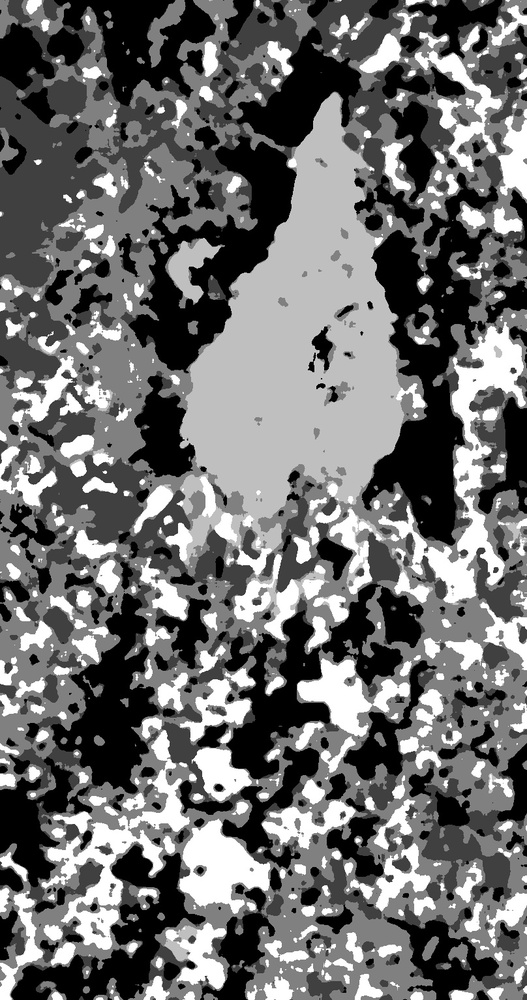
#> input picture cutPaste/cluster_5_filter_13/Texas_2.jpg, 527 x 1000 px, shrunk from 808 x 1534 before the run, given in place of shuguang_1.bmp, which was not available
$ python image_classify.py
#> lines starting #> are read from the running program, lines starting #| are printed output that depends on the picture; pictures that were not available may be replaced by others from this repository, and a replacement may not be noted
import os

import cv2
import numpy as np
import pickle

from sklearn.cluster import KMeans


def cls_cluster(img, name, n_cluster=5, filter_size=7):
    """
        img: (C, H, W)
    """
#> called with img = array of shape (3, 1000, 527), name = 'shuguang_1', n_cluster = 5, filter_size = 13
    km = KMeans(n_cluster)
    if img.ndim == 2:
        h, w = img.shape
        img = img.reshape((-1, 1))
    else:
        c, h, w = img.shape
#> c = 3; h = 1000; w = 527
        img = img.transpose((1, 2, 0)).reshape((-1, img.shape[0]))
    label = km.fit_predict(img)
    centers = km.cluster_centers_
    label = label.reshape((h, w))
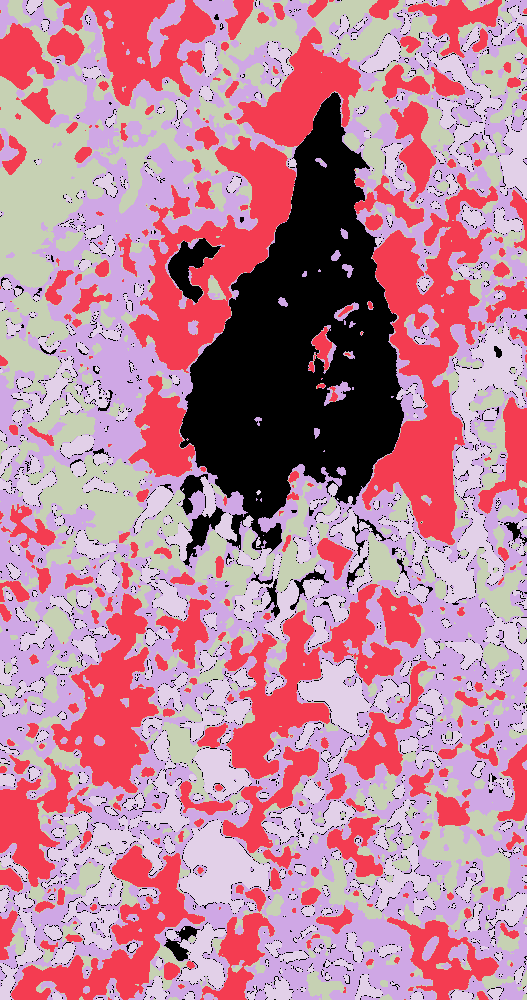
#> label: shape (1000, 527) int32; 5 distinct labels, from 0 to 4; one colour per label, 0 black
    # label = (label - np.min(label)) / (np.max(label) - np.min(label)) * 255
    label = label.astype(np.uint8)
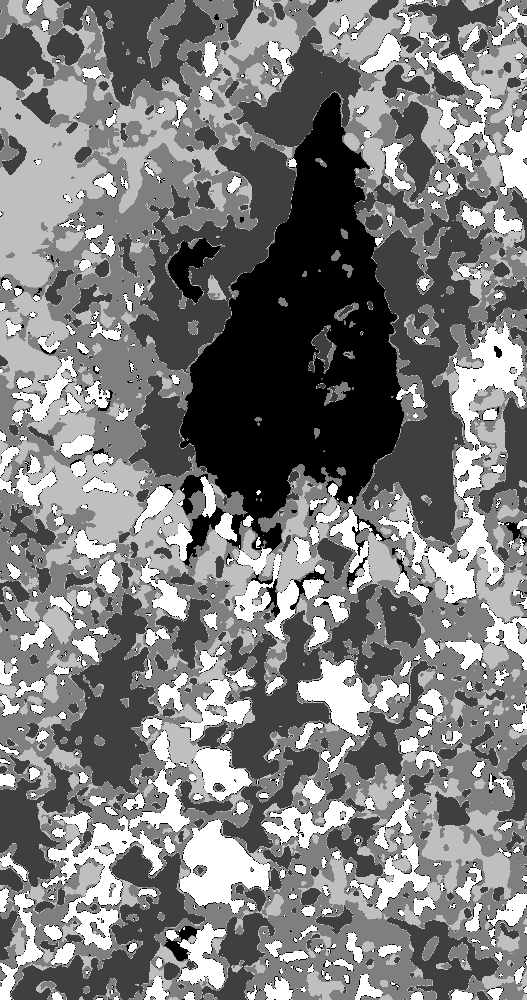
#> label: shape (1000, 527); min 0, max 4, mean 1.97; drawn with min black and max white
    label = cv2.medianBlur(label, filter_size)
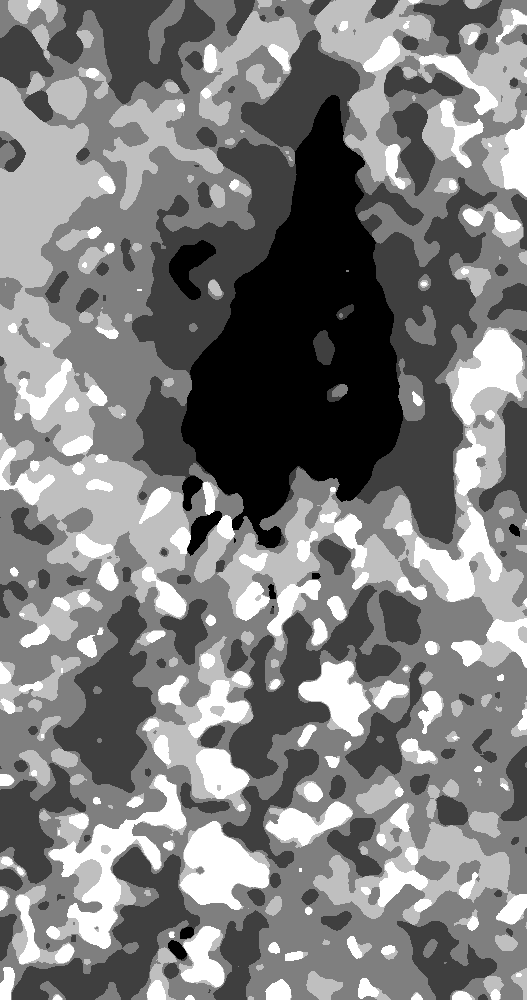
#> label: shape (1000, 527); min 0, max 4, mean 1.96; drawn with min black and max white
    cv2.imwrite(f'cluster_{n_cluster}_filter_{filter_size}/{name}.jpg', label * (255 / (n_cluster - 1)))
    os.makedirs(f"cluster_{n_cluster}_filter_{filter_size}", exist_ok=True)
    a_file = open(f"cluster_{n_cluster}_filter_{filter_size}/{name}.pkl", "wb")
    pickle.dump((label, centers), a_file)
    a_file.close()
    return label, centers


if __name__ == "__main__":
    # data_name_list = ['Italy_1.bmp', 'Italy_2.bmp', 'yellow_1.bmp', 'yellow_2.bmp',
    #                   'California_1.bmp', 'California_2.bmp', 'Texas_1.bmp', 'Texas_2.bmp',
    #                   'shuguang_1.bmp', 'shuguang_2.bmp']
    # data_name_list = ['yellow_1.bmp', 'yellow_2.bmp']
    data_name_list = ['shuguang_1.bmp', 'shuguang_2.bmp']
    for data_name in data_name_list:
        img_ = cv2.imread(f"../data/{data_name[:-6]}_cut/{data_name}").transpose((2, 0, 1))
        # [6 lines of commented-out code are left out]
        cls_cluster(img_, data_name[:-4], 5, 13)
#> pass 2 of the loop `for data_name in data_name_list:`:
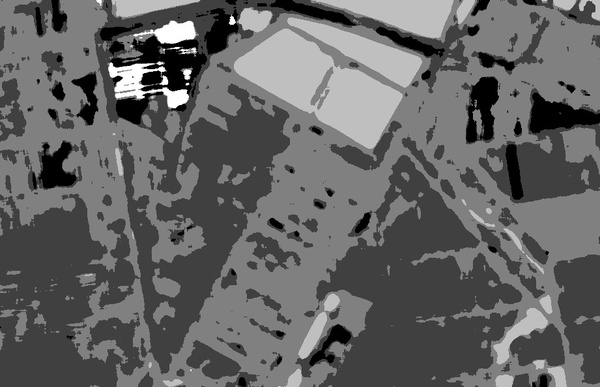
#> input picture cutPaste/cluster_5_filter_13/shuguang_2.jpg, 600 x 387 px, shrunk from 921 x 593 before the run, given in place of shuguang_2.bmp, which was not available
#> in cls_cluster (call 2), `label = label.reshape((h, w))`:
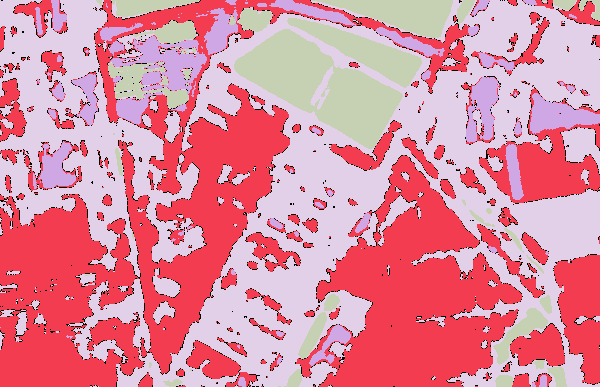
#> label: shape (387, 600) int32; 5 distinct labels, from 0 to 4; one colour per label, 0 black
#> in cls_cluster (call 2), `cv2.imwrite(f'cluster_{n_cluster}_filter_{filter_size}/{name}.jpg', la..`:
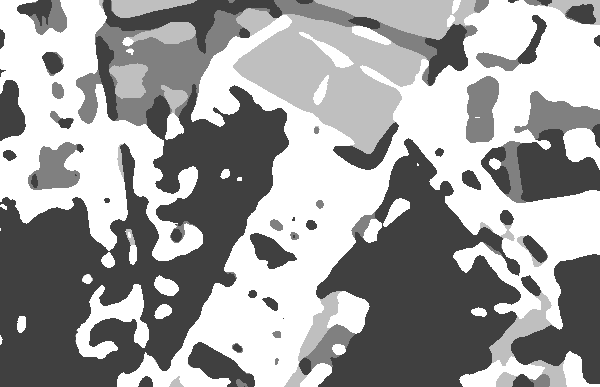
#> saved as shuguang_2.jpg: shape (387, 600); min 64, max 255, mean 159.8
